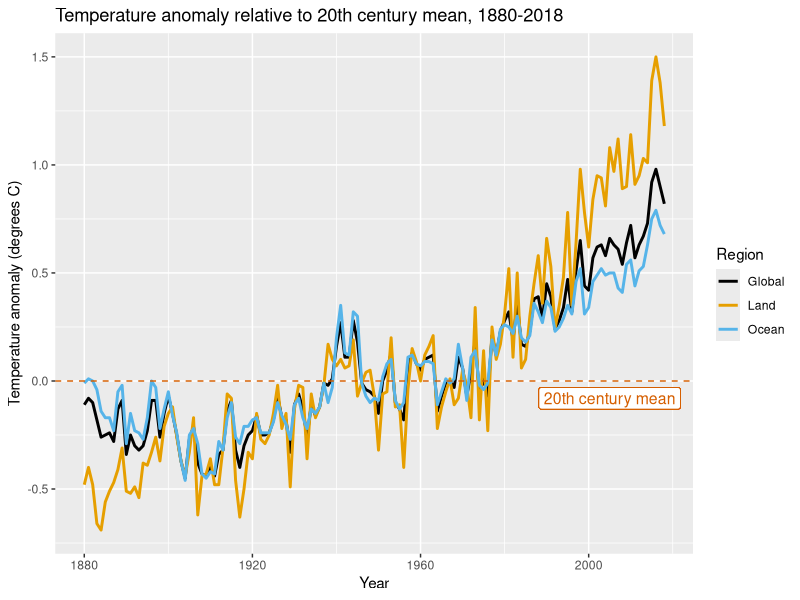
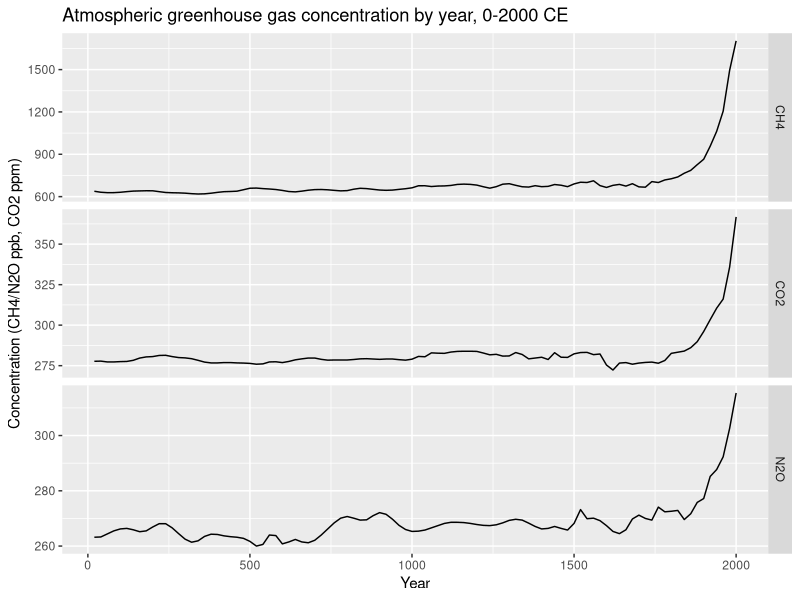
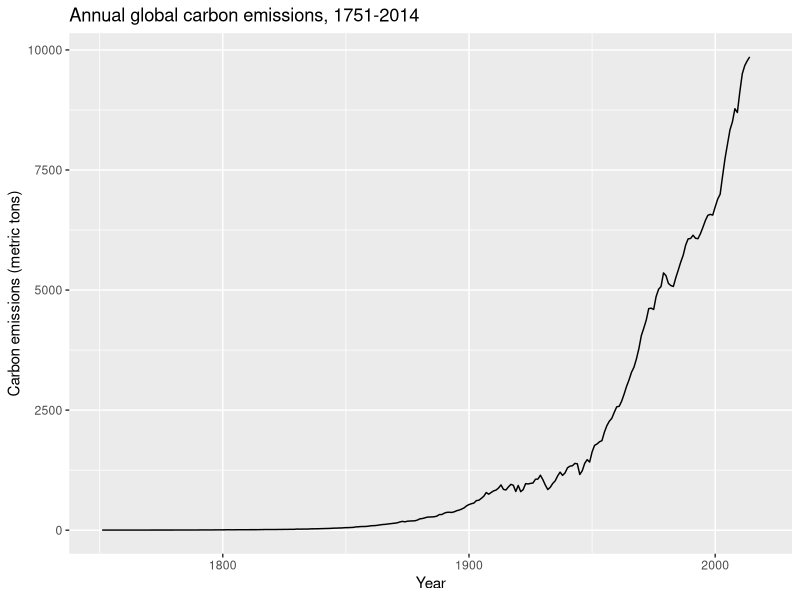
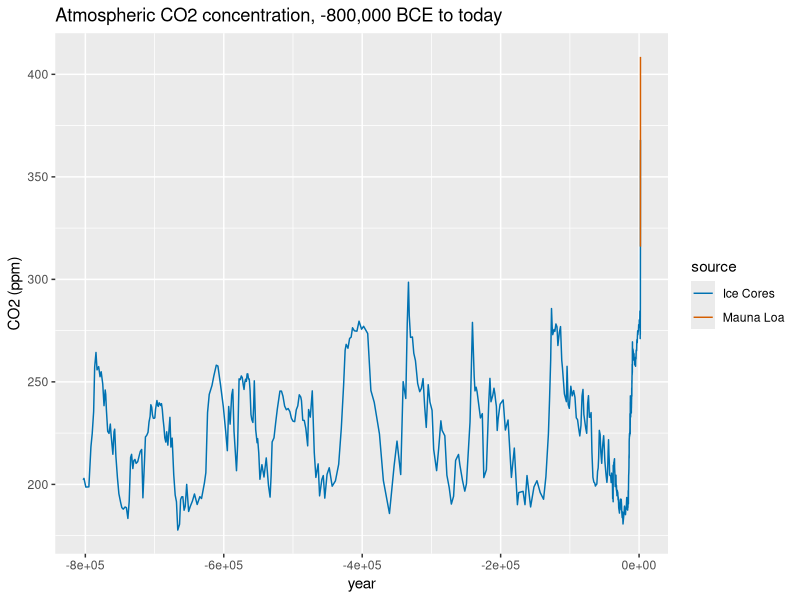
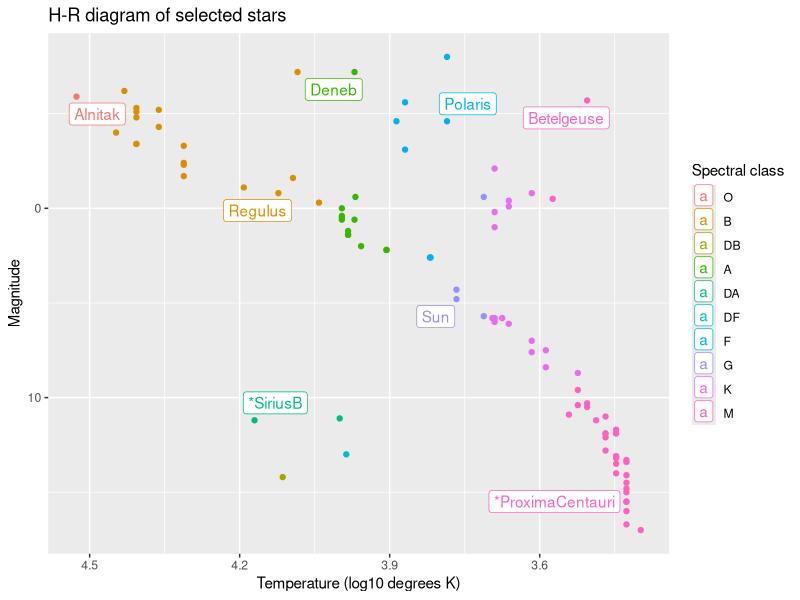
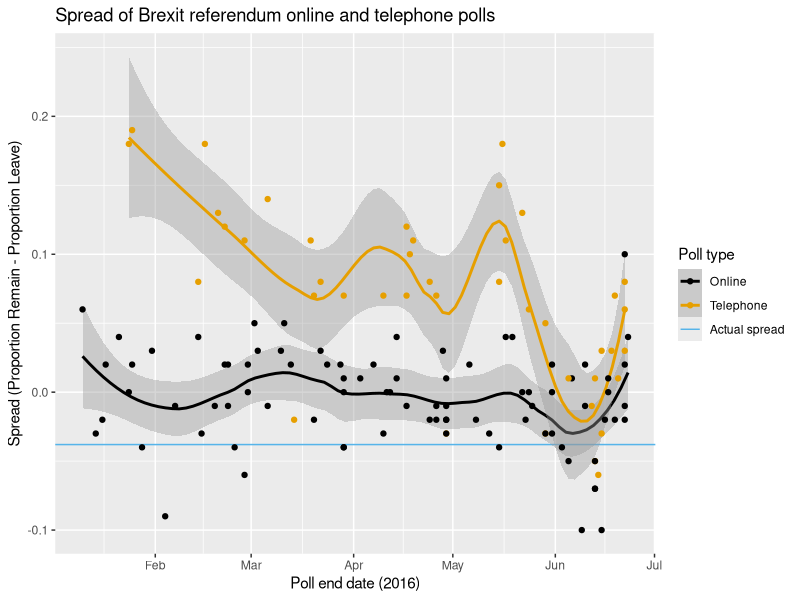
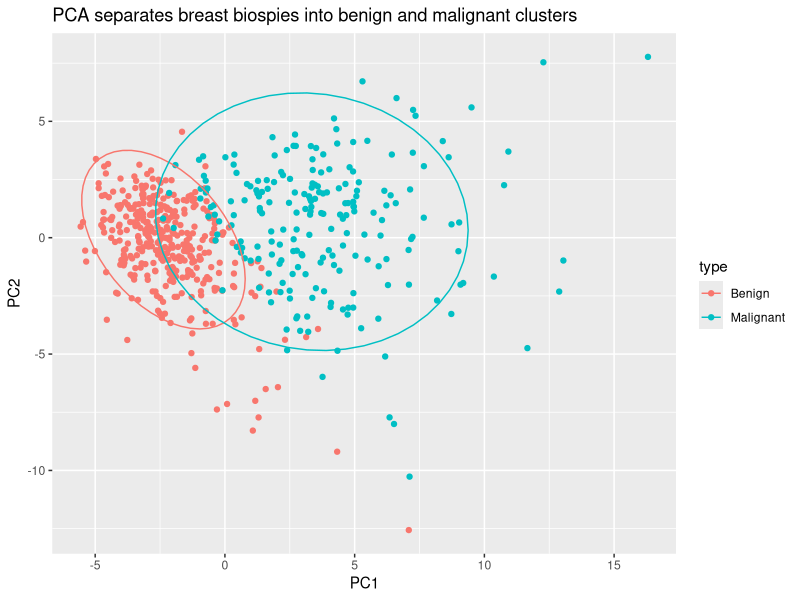

Here is the R script that generated these plots, in order:
## ---- chunk 1
knitr::opts_chunk$set(echo = TRUE)
## ---- chunk 2
library(dslabs)
## ---- chunk 3
# install packages if necessary
if(!require("tidyverse")) install.packages("tidyverse")
if(!require("ggrepel")) install.packages("ggrepel")
if(!require("matrixStats")) install.packages("matrixStats")


# load libraries
library(tidyverse)
library(ggrepel)
library(matrixStats)

# set colorblind-friendly color palette
colorblind_palette <- c("black", "#E69F00", "#56B4E9", "#009E73",
                        "#CC79A7", "#F0E442", "#0072B2", "#D55E00")
## ---- chunk 4
data(temp_carbon)

# line plot of annual global, land and ocean temperature anomalies since 1880
temp_carbon %>%
    select(Year = year, Global = temp_anomaly, Land = land_anomaly, Ocean = ocean_anomaly) %>%
    gather(Region, Temp_anomaly, Global:Ocean) %>%
    ggplot(aes(Year, Temp_anomaly, col = Region)) +
    geom_line(size = 1) +
    geom_hline(aes(yintercept = 0), col = colorblind_palette[8], lty = 2) +
    geom_label(aes(x = 2005, y = -.08), col = colorblind_palette[8], 
               label = "20th century mean", size = 4) +
    ylab("Temperature anomaly (degrees C)") +
    xlim(c(1880, 2018)) +
    scale_color_manual(values = colorblind_palette) +
    ggtitle("Temperature anomaly relative to 20th century mean, 1880-2018")
## ---- chunk 5
data(greenhouse_gases)

# line plots of atmospheric concentrations of the three major greenhouse gases since 0 CE
greenhouse_gases %>%
    ggplot(aes(year, concentration)) +
    geom_line() +
    facet_grid(gas ~ ., scales = "free") +
    xlab("Year") +
    ylab("Concentration (CH4/N2O ppb, CO2 ppm)") +
    ggtitle("Atmospheric greenhouse gas concentration by year, 0-2000 CE")
## ---- chunk 6
# line plot of anthropogenic carbon emissions over 250+ years
temp_carbon %>%
    ggplot(aes(year, carbon_emissions)) +
    geom_line() +
    xlab("Year") +
    ylab("Carbon emissions (metric tons)") +
    ggtitle("Annual global carbon emissions, 1751-2014")
## ---- chunk 7
data(historic_co2)

# line plot of atmospheric CO2 concentration over 800K years, colored by data source
historic_co2 %>%
    ggplot(aes(year, co2, col = source)) +
    geom_line() +
    ylab("CO2 (ppm)") +
    scale_color_manual(values = colorblind_palette[7:8]) +
    ggtitle("Atmospheric CO2 concentration, -800,000 BCE to today")
## ---- chunk 8
data(stars)

# H-R diagram color-coded by spectral class
stars %>%
    mutate(type = factor(type, levels = c("O", "B", "DB", "A", "DA", "DF", "F", "G", "K", "M")),
           star = ifelse(star %in% c("Sun", "Polaris", "Betelgeuse", "Deneb",
                                     "Regulus", "*SiriusB", "Alnitak", "*ProximaCentauri"),
                         as.character(star), NA)) %>%
    ggplot(aes(log10(temp), magnitude, col = type)) +
    geom_point() +
    geom_label_repel(aes(label = star)) +
    scale_x_reverse() +
    scale_y_reverse() +
    xlab("Temperature (log10 degrees K)") +
    ylab("Magnitude") +
    labs(color = "Spectral class") +
    ggtitle("H-R diagram of selected stars")
## ---- chunk 9
data(brexit_polls)

# plot of Brexit referendum polling spread between "Remain" and "Leave" over time
brexit_polls %>%
    ggplot(aes(enddate, spread, color = poll_type)) +
    geom_hline(aes(yintercept = -.038, color = "Actual spread")) +
    geom_smooth(method = "loess", span = 0.4) +
    geom_point() +
    scale_color_manual(values = colorblind_palette[1:3]) +
    xlab("Poll end date (2016)") +
    ylab("Spread (Proportion Remain - Proportion Leave)") +
    labs(color = "Poll type") +
    ggtitle("Spread of Brexit referendum online and telephone polls")
## ---- chunk 10
# scale x values
x_centered <- sweep(brca$x, 2, colMeans(brca$x))
x_scaled <- sweep(x_centered, 2, colSds(brca$x), FUN = "/")

# principal component analysis
pca <- prcomp(x_scaled) 

# scatterplot of PC2 versus PC1 with an ellipse to show the cluster regions
data.frame(pca$x[,1:2], type = ifelse(brca$y == "B", "Benign", "Malignant")) %>%
    ggplot(aes(PC1, PC2, color = type)) +
    geom_point() +
    stat_ellipse() +
    ggtitle("PCA separates breast biospies into benign and malignant clusters")
